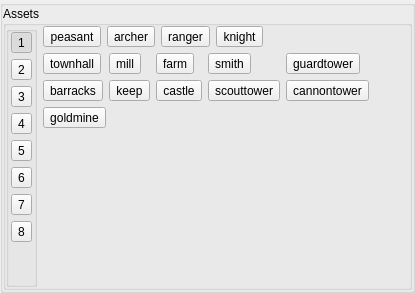
          <widget class="QGroupBox" name="group_objects">
           <property name="sizePolicy">
            <sizepolicy hsizetype="Preferred" vsizetype="Preferred">
             <horstretch>0</horstretch>
             <verstretch>0</verstretch>
            </sizepolicy>
           </property>
           <property name="title">
            <string/>
           </property>
           <property name="flat">
            <bool>false</bool>
           </property>
           <layout class="QVBoxLayout" name="verticalLayout_2">
            <property name="leftMargin">
             <number>0</number>
            </property>
            <property name="topMargin">
             <number>0</number>
            </property>
            <property name="rightMargin">
             <number>0</number>
            </property>
            <property name="bottomMargin">
             <number>0</number>
            </property>
            <item>
             <widget class="QGroupBox" name="group_assets">
              <property name="title">
               <string>Assets</string>
              </property>
              <layout class="QVBoxLayout" name="verticalLayout_3">
               <property name="leftMargin">
                <number>0</number>
               </property>
               <property name="topMargin">
                <number>0</number>
               </property>
               <property name="rightMargin">
                <number>0</number>
               </property>
               <property name="bottomMargin">
                <number>0</number>
               </property>
               <item>
                <layout class="QHBoxLayout" name="horizontalLayout_5">
                 <property name="topMargin">
                  <number>0</number>
                 </property>
                 <item>
                  <widget class="QGroupBox" name="group_player">
                   <property name="sizePolicy">
                    <sizepolicy hsizetype="Preferred" vsizetype="Minimum">
                     <horstretch>0</horstretch>
                     <verstretch>0</verstretch>
                    </sizepolicy>
                   </property>
                   <property name="title">
                    <string/>
                   </property>
                   <property name="flat">
                    <bool>false</bool>
                   </property>
                   <layout class="QVBoxLayout" name="verticalLayout">
                    <property name="leftMargin">
                     <number>2</number>
                    </property>
                    <property name="topMargin">
                     <number>0</number>
                    </property>
                    <property name="rightMargin">
                     <number>2</number>
                    </property>
                    <property name="bottomMargin">
                     <number>2</number>
                    </property>
                    <item>
                     <widget class="QToolButton" name="tool_p1">
                      <property name="toolTip">
                       <string>1</string>
                      </property>
                      <property name="styleSheet">
                       <string notr="true"/>
                      </property>
                      <property name="text">
                       <string>1</string>
                      </property>
                      <property name="iconSize">
                       <size>
                        <width>16</width>
                        <height>16</height>
                       </size>
                      </property>
                      <property name="shortcut">
                       <string>Ctrl+1</string>
                      </property>
                      <property name="checkable">
                       <bool>true</bool>
                      </property>
                      <property name="checked">
                       <bool>true</bool>
                      </property>
                      <property name="autoExclusive">
                       <bool>true</bool>
                      </property>
                      <attribute name="buttonGroup">
                       <string notr="true">bgroup_player</string>
                      </attribute>
                     </widget>
                    </item>
                    <item>
                     <widget class="QToolButton" name="tool_p2">
                      <property name="toolTip">
                       <string>2</string>
                      </property>
                      <property name="text">
                       <string>2</string>
                      </property>
                      <property name="shortcut">
                       <string>Ctrl+2</string>
                      </property>
                      <property name="checkable">
                       <bool>true</bool>
                      </property>
                      <property name="autoExclusive">
                       <bool>true</bool>
                      </property>
                      <attribute name="buttonGroup">
                       <string notr="true">bgroup_player</string>
                      </attribute>
                     </widget>
                    </item>
                    <item>
                     <widget class="QToolButton" name="tool_p3">
                      <property name="toolTip">
                       <string>3</string>
                      </property>
                      <property name="text">
                       <string>3</string>
                      </property>
                      <property name="shortcut">
                       <string>Ctrl+3</string>
                      </property>
                      <property name="checkable">
                       <bool>true</bool>
                      </property>
                      <property name="autoExclusive">
                       <bool>true</bool>
                      </property>
                      <attribute name="buttonGroup">
                       <string notr="true">bgroup_player</string>
                      </attribute>
                     </widget>
                    </item>
                    <item>
                     <widget class="QToolButton" name="tool_p4">
                      <property name="toolTip">
                       <string>4</string>
                      </property>
                      <property name="text">
                       <string>4</string>
                      </property>
                      <property name="shortcut">
                       <string>Ctrl+4</string>
                      </property>
                      <property name="checkable">
                       <bool>true</bool>
                      </property>
                      <property name="autoExclusive">
                       <bool>true</bool>
                      </property>
                      <attribute name="buttonGroup">
                       <string notr="true">bgroup_player</string>
                      </attribute>
                     </widget>
                    </item>
                    <item>
                     <widget class="QToolButton" name="tool_p5">
                      <property name="toolTip">
                       <string>5</string>
                      </property>
                      <property name="text">
                       <string>5</string>
                      </property>
                      <property name="shortcut">
                       <string>Ctrl+5</string>
                      </property>
                      <property name="checkable">
                       <bool>true</bool>
                      </property>
                      <property name="autoExclusive">
                       <bool>true</bool>
                      </property>
                      <attribute name="buttonGroup">
                       <string notr="true">bgroup_player</string>
                      </attribute>
                     </widget>
                    </item>
                    <item>
                     <widget class="QToolButton" name="tool_p6">
                      <property name="toolTip">
                       <string>6</string>
                      </property>
                      <property name="text">
                       <string>6</string>
                      </property>
                      <property name="shortcut">
                       <string>Ctrl+6</string>
                      </property>
                      <property name="checkable">
                       <bool>true</bool>
                      </property>
                      <property name="autoExclusive">
                       <bool>true</bool>
                      </property>
                      <attribute name="buttonGroup">
                       <string notr="true">bgroup_player</string>
                      </attribute>
                     </widget>
                    </item>
                    <item>
                     <widget class="QToolButton" name="tool_p7">
                      <property name="toolTip">
                       <string>7</string>
                      </property>
                      <property name="text">
                       <string>7</string>
                      </property>
                      <property name="shortcut">
                       <string>Ctrl+7</string>
                      </property>
                      <property name="checkable">
                       <bool>true</bool>
                      </property>
                      <property name="autoExclusive">
                       <bool>true</bool>
                      </property>
                      <attribute name="buttonGroup">
                       <string notr="true">bgroup_player</string>
                      </attribute>
                     </widget>
                    </item>
                    <item>
                     <widget class="QToolButton" name="tool_p8">
                      <property name="toolTip">
                       <string>8</string>
                      </property>
                      <property name="text">
                       <string>8</string>
                      </property>
                      <property name="shortcut">
                       <string>Ctrl+8</string>
                      </property>
                      <property name="checkable">
                       <bool>true</bool>
                      </property>
                      <property name="autoExclusive">
                       <bool>true</bool>
                      </property>
                      <attribute name="buttonGroup">
                       <string notr="true">bgroup_player</string>
                      </attribute>
                     </widget>
                    </item>
                    <item>
                     <spacer name="verticalSpacer">
                      <property name="orientation">
                       <enum>Qt::Vertical</enum>
                      </property>
                      <property name="sizeHint" stdset="0">
                       <size>
                        <width>20</width>
                        <height>40</height>
                       </size>
                      </property>
                     </spacer>
                    </item>
                   </layout>
                  </widget>
                 </item>
                 <item>
                  <layout class="QVBoxLayout" name="nonterrain">
                   <item>
                    <layout class="QGridLayout" name="grid_units">
                     <item row="0" column="1">
                      <widget class="QToolButton" name="tool_archer">
                       <property name="toolTip">
                        <string>Archer</string>
                       </property>
                       <property name="text">
                        <string>archer</string>
                       </property>
                       <property name="iconSize">
                        <size>
                         <width>46</width>
                         <height>38</height>
                        </size>
                       </property>
                       <property name="checkable">
                        <bool>true</bool>
                       </property>
                       <property name="autoExclusive">
                        <bool>false</bool>
                       </property>
                       <attribute name="buttonGroup">
                        <string notr="true">buttonGroup</string>
                       </attribute>
                      </widget>
                     </item>
                     <item row="0" column="0">
                      <widget class="QToolButton" name="tool_peasant1">
                       <property name="toolTip">
                        <string>Peasant</string>
                       </property>
                       <property name="text">
                        <string>peasant</string>
                       </property>
                       <property name="iconSize">
                        <size>
                         <width>46</width>
                         <height>38</height>
                        </size>
                       </property>
                       <property name="checkable">
                        <bool>true</bool>
                       </property>
                       <property name="autoExclusive">
                        <bool>false</bool>
                       </property>
                       <attribute name="buttonGroup">
                        <string notr="true">buttonGroup</string>
                       </attribute>
                      </widget>
                     </item>
                     <item row="0" column="4">
                      <spacer name="horizontalSpacer">
                       <property name="orientation">
                        <enum>Qt::Horizontal</enum>
                       </property>
                       <property name="sizeHint" stdset="0">
                        <size>
                         <width>40</width>
                         <height>20</height>
                        </size>
                       </property>
                      </spacer>
                     </item>
                     <item row="0" column="2">
                      <widget class="QToolButton" name="tool_ranger">
                       <property name="toolTip">
                        <string>Ranger</string>
                       </property>
                       <property name="text">
                        <string>ranger</string>
                       </property>
                       <property name="iconSize">
                        <size>
                         <width>46</width>
                         <height>38</height>
                        </size>
                       </property>
                       <property name="checkable">
                        <bool>true</bool>
                       </property>
                       <property name="autoExclusive">
                        <bool>false</bool>
                       </property>
                       <attribute name="buttonGroup">
                        <string notr="true">buttonGroup</string>
                       </attribute>
                      </widget>
                     </item>
                     <item row="0" column="3">
                      <widget class="QToolButton" name="tool_knight">
                       <property name="toolTip">
                        <string>Knight</string>
                       </property>
                       <property name="text">
                        <string>knight</string>
                       </property>
                       <property name="iconSize">
                        <size>
                         <width>46</width>
                         <height>38</height>
                        </size>
                       </property>
                       <property name="checkable">
                        <bool>true</bool>
                       </property>
                       <property name="autoExclusive">
                        <bool>false</bool>
                       </property>
                       <attribute name="buttonGroup">
                        <string notr="true">buttonGroup</string>
                       </attribute>
                      </widget>
                     </item>
                    </layout>
                   </item>
                   <item>
                    <layout class="QGridLayout" name="grid_buildings">
                     <item row="0" column="3">
                      <widget class="QToolButton" name="tool_smith">
                       <property name="toolTip">
                        <string>Blacksmith</string>
                       </property>
                       <property name="text">
                        <string>smith</string>
                       </property>
                       <property name="iconSize">
                        <size>
                         <width>46</width>
                         <height>38</height>
                        </size>
                       </property>
                       <property name="checkable">
                        <bool>true</bool>
                       </property>
                       <property name="autoExclusive">
                        <bool>false</bool>
                       </property>
                       <attribute name="buttonGroup">
                        <string notr="true">buttonGroup</string>
                       </attribute>
                      </widget>
                     </item>
                     <item row="0" column="2">
                      <widget class="QToolButton" name="tool_farm">
                       <property name="toolTip">
                        <string>Farm</string>
                       </property>
                       <property name="text">
                        <string>farm</string>
                       </property>
                       <property name="iconSize">
                        <size>
                         <width>46</width>
                         <height>38</height>
                        </size>
                       </property>
                       <property name="checkable">
                        <bool>true</bool>
                       </property>
                       <property name="autoExclusive">
                        <bool>false</bool>
                       </property>
                       <attribute name="buttonGroup">
                        <string notr="true">buttonGroup</string>
                       </attribute>
                      </widget>
                     </item>
                     <item row="1" column="3">
                      <widget class="QToolButton" name="tool_scouttower">
                       <property name="toolTip">
                        <string>Tower</string>
                       </property>
                       <property name="text">
                        <string>scouttower</string>
                       </property>
                       <property name="iconSize">
                        <size>
                         <width>46</width>
                         <height>38</height>
                        </size>
                       </property>
                       <property name="checkable">
                        <bool>true</bool>
                       </property>
                       <property name="autoExclusive">
                        <bool>false</bool>
                       </property>
                       <attribute name="buttonGroup">
                        <string notr="true">buttonGroup</string>
                       </attribute>
                      </widget>
                     </item>
                     <item row="0" column="1">
                      <widget class="QToolButton" name="tool_mill">
                       <property name="toolTip">
                        <string>Lumber Mill</string>
                       </property>
                       <property name="text">
                        <string>mill</string>
                       </property>
                       <property name="iconSize">
                        <size>
                         <width>46</width>
                         <height>38</height>
                        </size>
                       </property>
                       <property name="checkable">
                        <bool>true</bool>
                       </property>
                       <property name="autoExclusive">
                        <bool>false</bool>
                       </property>
                       <attribute name="buttonGroup">
                        <string notr="true">buttonGroup</string>
                       </attribute>
                      </widget>
                     </item>
                     <item row="0" column="7">
                      <spacer name="horizontalSpacer_4">
                       <property name="orientation">
                        <enum>Qt::Horizontal</enum>
                       </property>
                       <property name="sizeHint" stdset="0">
                        <size>
                         <width>40</width>
                         <height>20</height>
                        </size>
                       </property>
                      </spacer>
                     </item>
                     <item row="1" column="1">
                      <widget class="QToolButton" name="tool_keep">
                       <property name="toolTip">
                        <string>Keep</string>
                       </property>
                       <property name="text">
                        <string>keep</string>
                       </property>
                       <property name="iconSize">
                        <size>
                         <width>46</width>
                         <height>38</height>
                        </size>
                       </property>
                       <property name="checkable">
                        <bool>true</bool>
                       </property>
                       <property name="autoExclusive">
                        <bool>false</bool>
                       </property>
                       <attribute name="buttonGroup">
                        <string notr="true">buttonGroup</string>
                       </attribute>
                      </widget>
                     </item>
                     <item row="1" column="2">
                      <widget class="QToolButton" name="tool_castle">
                       <property name="toolTip">
                        <string>Castle</string>
                       </property>
                       <property name="text">
                        <string>castle</string>
                       </property>
                       <property name="iconSize">
                        <size>
                         <width>46</width>
                         <height>38</height>
                        </size>
                       </property>
                       <property name="checkable">
                        <bool>true</bool>
                       </property>
                       <property name="autoExclusive">
                        <bool>false</bool>
                       </property>
                       <attribute name="buttonGroup">
                        <string notr="true">buttonGroup</string>
                       </attribute>
                      </widget>
                     </item>
                     <item row="0" column="0">
                      <widget class="QToolButton" name="tool_townhall1">
                       <property name="toolTip">
                        <string>Town Hall</string>
                       </property>
                       <property name="text">
                        <string>townhall</string>
                       </property>
                       <property name="iconSize">
                        <size>
                         <width>46</width>
                         <height>38</height>
                        </size>
                       </property>
                       <property name="checkable">
                        <bool>true</bool>
                       </property>
                       <property name="autoExclusive">
                        <bool>false</bool>
                       </property>
                       <attribute name="buttonGroup">
                        <string notr="true">buttonGroup</string>
                       </attribute>
                      </widget>
                     </item>
                     <item row="1" column="0">
                      <widget class="QToolButton" name="tool_barracks">
                       <property name="toolTip">
                        <string>Barracks</string>
                       </property>
                       <property name="text">
                        <string>barracks</string>
                       </property>
                       <property name="iconSize">
                        <size>
                         <width>46</width>
                         <height>38</height>
                        </size>
                       </property>
                       <property name="checkable">
                        <bool>true</bool>
                       </property>
                       <property name="autoExclusive">
                        <bool>false</bool>
                       </property>
                       <attribute name="buttonGroup">
                        <string notr="true">buttonGroup</string>
                       </attribute>
                      </widget>
                     </item>
                     <item row="0" column="4">
                      <widget class="QToolButton" name="tool_guardtower">
                       <property name="text">
                        <string>guardtower</string>
                       </property>
                       <property name="iconSize">
                        <size>
                         <width>46</width>
                         <height>38</height>
                        </size>
                       </property>
                       <property name="checkable">
                        <bool>true</bool>
                       </property>
                       <property name="autoExclusive">
                        <bool>false</bool>
                       </property>
                       <attribute name="buttonGroup">
                        <string notr="true">buttonGroup</string>
                       </attribute>
                      </widget>
                     </item>
                     <item row="1" column="4">
                      <widget class="QToolButton" name="tool_cannontower">
                       <property name="text">
                        <string>cannontower</string>
                       </property>
                       <property name="iconSize">
                        <size>
                         <width>46</width>
                         <height>38</height>
                        </size>
                       </property>
                       <property name="checkable">
                        <bool>true</bool>
                       </property>
                       <property name="autoExclusive">
                        <bool>false</bool>
                       </property>
                       <attribute name="buttonGroup">
                        <string notr="true">buttonGroup</string>
                       </attribute>
                      </widget>
                     </item>
                    </layout>
                   </item>
                   <item>
                    <layout class="QGridLayout" name="grid_neutral">
                     <item row="0" column="0">
                      <widget class="QToolButton" name="tool_goldmine">
                       <property name="toolTip">
                        <string>Gold Mine</string>
                       </property>
                       <property name="text">
                        <string>goldmine</string>
                       </property>
                       <property name="iconSize">
                        <size>
                         <width>46</width>
                         <height>38</height>
                        </size>
                       </property>
                       <property name="checkable">
                        <bool>true</bool>
                       </property>
                       <property name="autoExclusive">
                        <bool>false</bool>
                       </property>
                       <attribute name="buttonGroup">
                        <string notr="true">buttonGroup</string>
                       </attribute>
                      </widget>
                     </item>
                     <item row="0" column="1">
                      <spacer name="horizontalSpacer_5">
                       <property name="orientation">
                        <enum>Qt::Horizontal</enum>
                       </property>
                       <property name="sizeHint" stdset="0">
                        <size>
                         <width>40</width>
                         <height>20</height>
                        </size>
                       </property>
                      </spacer>
                     </item>
                    </layout>
                   </item>
                   <item>
                    <spacer name="verticalSpacer_2">
                     <property name="orientation">
                      <enum>Qt::Vertical</enum>
                     </property>
                     <property name="sizeHint" stdset="0">
                      <size>
                       <width>20</width>
                       <height>40</height>
                      </size>
                     </property>
                    </spacer>
                   </item>
                  </layout>
                 </item>
                </layout>
               </item>
              </layout>
             </widget>
            </item>
           </layout>
          </widget>
